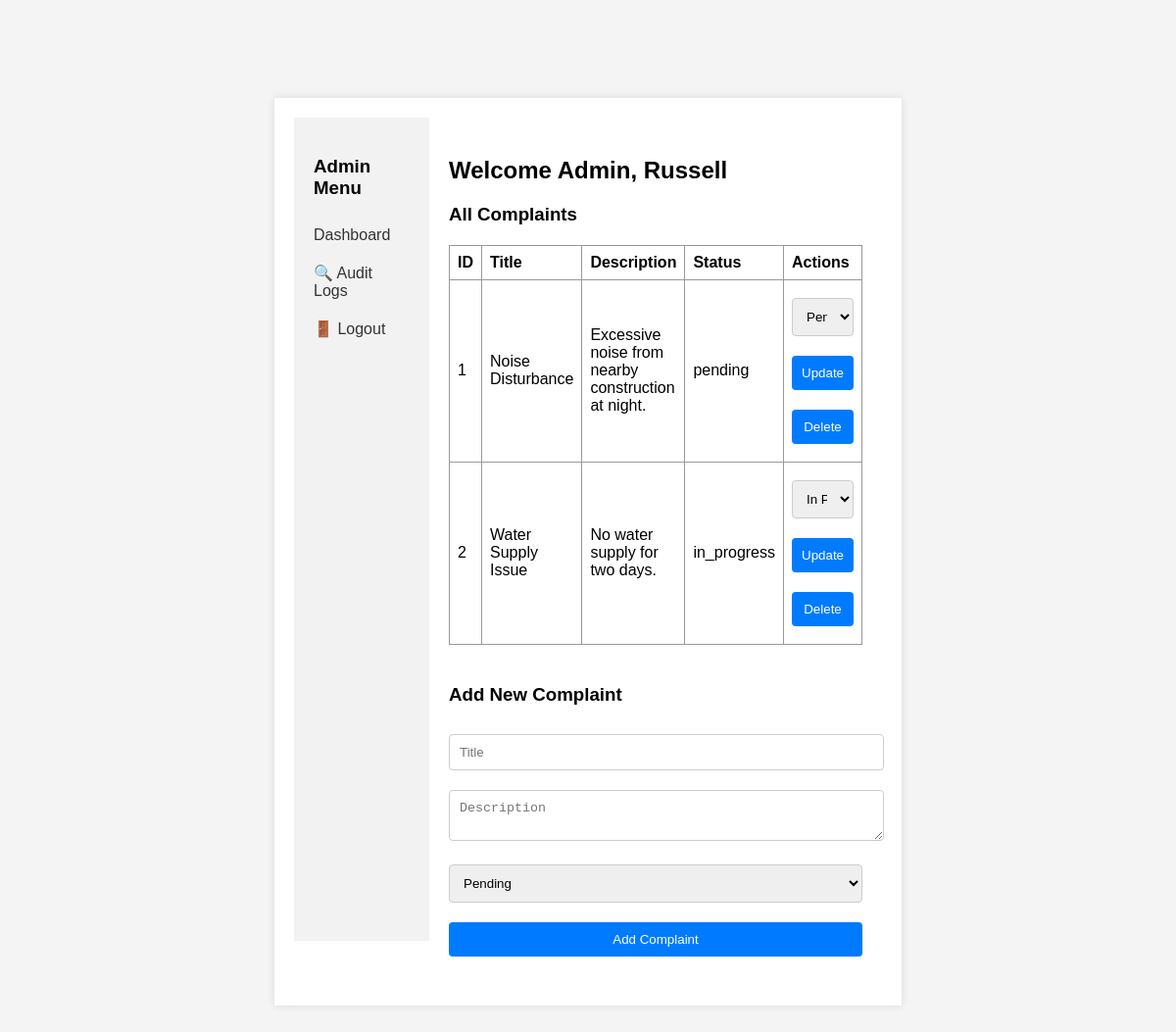
/admin_dashboard.php (signed in), run on an earlier commit of the app's database.
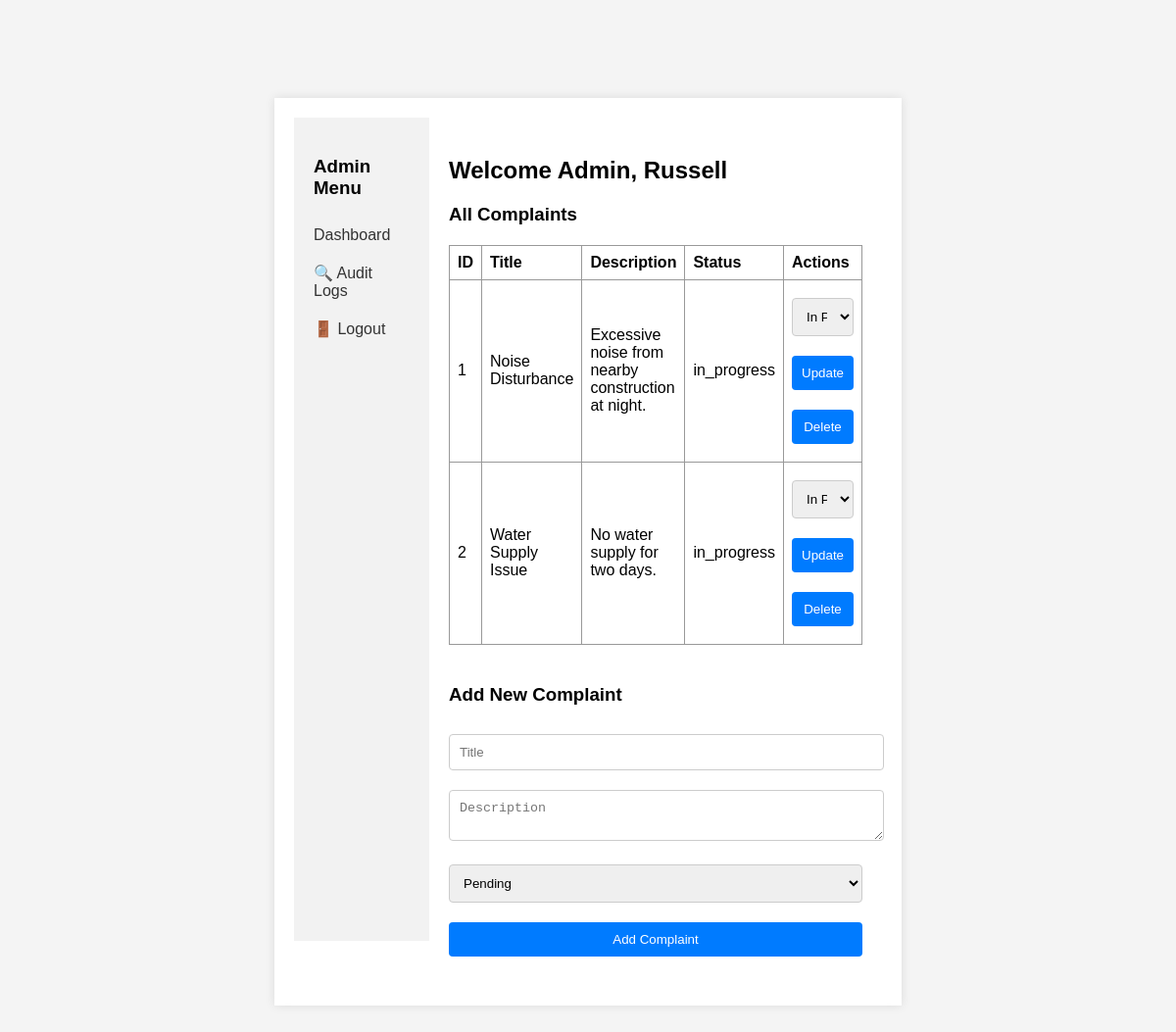
And on a later commit of the database.
### tables this page shows
CREATE TABLE `complaints` (
  `id` int(11) NOT NULL,
  `resident_id` int(11) DEFAULT NULL,
  `title` varchar(255) DEFAULT NULL,
  `description` text DEFAULT NULL,
  `status` enum('pending','in_progress','resolved') DEFAULT 'pending',
  `created_at` timestamp NOT NULL DEFAULT current_timestamp(),
  `description_encrypted` blob DEFAULT NULL,
  `assigned_officer_id` int(11) DEFAULT NULL
);

### admin_dashboard.php (the view, shortened to what this page needs)
<?php
$user = $_SESSION['user'];
require_once 'config.php';
?>
<!DOCTYPE html>
<html>
<head>
    <link rel="stylesheet" href="styles.css">
</head>
<body>
<div class="dashboard-container">
    <div class="sidebar">
        <h3>Admin Menu</h3>
        <a href="admin_dashboard.php">Dashboard</a>
        <a href="audit.php">🔍 Audit Logs</a>
        <a href="logout.php">🚪 Logout</a>
    </div>
    <div class="main-content">
        <h2>Welcome Admin, <?= htmlspecialchars($user['first_name']); ?></h2>
        <h3>All Complaints</h3>
        <table>
            <tr><th>ID</th><th>Title</th><th>Description</th><th>Status</th><th>Actions</th></tr>
            <?php
            $result = $conn->query("SELECT * FROM complaints");
            while ($row = $result->fetch_assoc()):
            ?>
            <tr>
                <td><?= $row['id'] ?></td>
                <td><?= htmlspecialchars($row['title']) ?></td>
                <td><?= htmlspecialchars($row['description']) ?></td>
                <td><?= $row['status'] ?></td>
                <td>
                    <form action="update_complaint.php" method="post" style="display:inline;">
                        <select name="new_status">
                            <option value="pending" <?= $row['status']=='pending'?'selected':'' ?>>Pending</option>
                            <option value="in_progress" <?= $row['status']=='in_progress'?'selected':'' ?>>In Progress</option>
                        </select>
                        <button type="submit">Update</button>
                    </form>
                    <form action="delete_complaint.php" method="post" style="display:inline;">
                        <button type="submit">Delete</button>
                    </form>
                </td>
            </tr>
            <?php endwhile; ?>
        </table>
        <h3>Add New Complaint</h3>
        <form action="add_complaint.php" method="post">
            <input type="text" name="title" placeholder="Title" required>
            <textarea name="description" placeholder="Description" required></textarea>
            <select name="status">
                <option value="pending">Pending</option>
            </select>
            <button type="submit">Add Complaint</button>
        </form>
    </div>
</div>
</body>
</html>

What changed in the data, as far as the page shows it:
changed complaints "Noise Disturbance": status "pending" → "in_progress"; new_status "Pending" → "In Progress"
